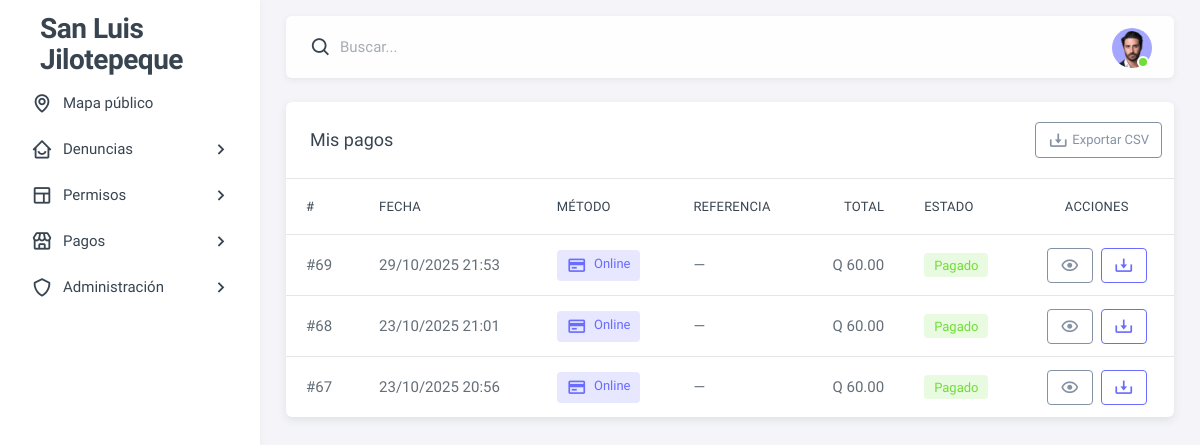
The app's page /mis-pagos/ (signed in), older data.
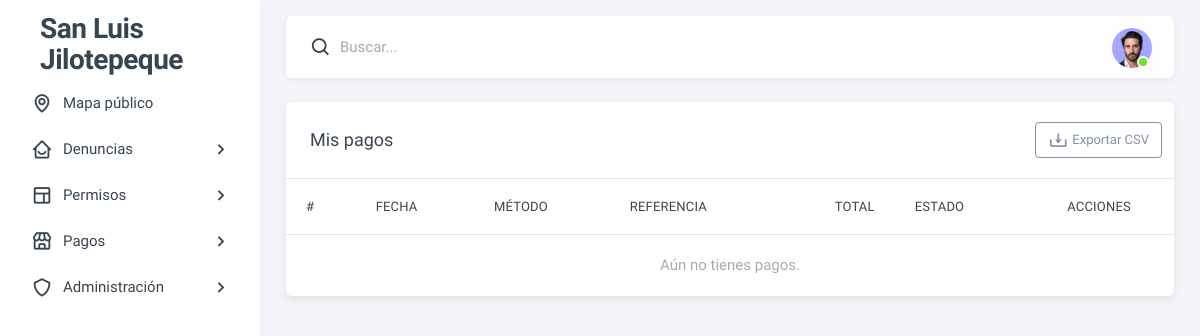
The same page, newer data.
### dashboard/models.py (models this page shows, shortened)
class Pago(models.Model):
    METODOS = [('caja','Caja'),('transferencia','Transferencia'),('tarjeta','Tarjeta'),('online','Online')]
    cuenta = models.ForeignKey(CuentaServicio, on_delete=models.PROTECT, related_name='pagos')
    fecha = models.DateTimeField(auto_now_add=True)
    metodo = models.CharField(max_length=20, choices=METODOS)
    referencia = models.CharField(max_length=100, blank=True, default='')
    monto = models.DecimalField(max_digits=10, decimal_places=2)
    usuario_registra = models.ForeignKey(settings.AUTH_USER_MODEL, null=True, blank=True, on_delete=models.SET_NULL)
    observaciones = models.TextField(blank=True, default='')

### dashboard/views/payments.py (the view)
# urls.py: path("mis-pagos/", pay_views.mis_pagos, name="mis_pagos"),
@login_required(login_url="login")
def mis_pagos(request):
    usuario = request.user
    qs = (Pago.objects
          .select_related("cuenta")
          .filter(cuenta__usuario=usuario)
          .order_by("-id"))
    f_ini = request.GET.get("f_ini")  # yyyy-mm-dd
    f_fin = request.GET.get("f_fin")
    metodo = request.GET.get("metodo")  # 'online', 'caja', etc.
    ref = request.GET.get("ref")
    fecha_field = "fecha"
    if not hasattr(Pago, fecha_field):
        fecha_field = "creado_en"
    if f_ini:
        d = parse_date(f_ini)
        if d:
            qs = qs.filter(**{f"{fecha_field}__date__gte": d})
    if f_fin:
        d = parse_date(f_fin)
        if d:
            qs = qs.filter(**{f"{fecha_field}__date__lte": d})
    if metodo:
        qs = qs.filter(metodo__iexact=metodo)
    if ref:
        qs = qs.filter(referencia__icontains=ref)
    paginator = Paginator(qs, 15)
    page = request.GET.get("page")
    pagos = paginator.get_page(page)
    metodos = (Pago.objects
               .filter(cuenta__usuario=usuario)
               .order_by()
               .values_list("metodo", flat=True)
               .distinct())
    ctx = {
        "pagos": pagos,
        "metodos": [m for m in metodos if m],  # limpia None
        "f_ini": f_ini or "",
        "f_fin": f_fin or "",
        "metodo_sel": metodo or "",
        "ref": ref or "",
        "fecha_field": fecha_field,
    }
    return render(request, "pagos/mis_pagos.html", ctx)

### dashboard/templates/pagos/mis_pagos.html (shortened to what this page needs)
{% extends "user/index.html" %}
{% load static %}
{% block content %}
<div class="card">
  <div class="d-flex justify-content-between align-items-center">
    <h5 class="card-header mb-0">Mis pagos</h5>
    <div class="pe-3">
      <a class="btn btn-sm btn-outline-secondary" href="{% url 'mis_pagos_csv' %}">
        <i class="bx bx-download me-1"></i> Exportar CSV
      </a>
    </div>
  </div>
  <div class="table-responsive text-nowrap">
    <table class="table">
      <thead>
        <tr>
          <th>#</th>
          <th>Fecha</th>
          <th>Método</th>
          <th>Referencia</th>
          <th class="text-end">Total</th>
          <th>Estado</th>
          <th class="text-center">Acciones</th>
        </tr>
      </thead>
      <tbody class="table-border-bottom-0">
        {% for p in pagos %}
        <tr>
          <td>#{{ p.id }}</td>
          <td>{{ p.fecha|date:"d/m/Y H:i" }}</td>
          <td>
            {% with metodo=p.metodo|default:"online" %}
              {% if metodo == "online" %}
                <span class="badge bg-label-primary"><i class="bx bx-credit-card me-1"></i> Online</span>
              {% elif metodo == "efectivo" %}
                <span class="badge bg-label-secondary"><i class="bx bx-money me-1"></i> Efectivo</span>
              {% else %}
                <span class="badge bg-label-info">{{ metodo|capfirst }}</span>
              {% endif %}
            {% endwith %}
          </td>
          <td>
            {% if p.referencia %}
              <code>{{ p.referencia }}</code>
            {% else %}
              —
            {% endif %}
          </td>
          <td class="text-end">Q {{ p.monto|floatformat:2 }}</td>
          <td>
            {% with estado=p.tx_estado|default:"success" %}
              {% if estado == "success" %}
                <span class="badge bg-label-success">Pagado</span>
              {% elif estado == "failed" %}
                <span class="badge bg-label-danger">Fallido</span>
              {% else %}
                <span class="badge bg-label-warning">{{ estado|capfirst }}</span>
              {% endif %}
            {% endwith %}
          </td>
          <td class="text-center">
            <div class="d-flex gap-2 justify-content-center">
              <a class="btn btn-sm btn-outline-secondary" href="{% url 'recibo_pago' p.id %}" title="Ver recibo">
                <i class="bx bx-show"></i>
              </a>
              <a class="btn btn-sm btn-outline-primary" href="{% url 'recibo_pago_pdf' p.id %}" title="Descargar PDF">
                <i class="bx bx-download"></i>
              </a>
            </div>
          </td>
        </tr>
        {% empty %}
        <tr>
          <td colspan="7" class="text-center text-muted py-5">Aún no tienes pagos.</td>
        </tr>
        {% endfor %}
      </tbody>
    </table>
  </div>
</div>
{% endblock %}

### dashboard/templates/user/index.html (shortened to what this page needs)
{% extends "base.html" %}
{% load static %}

### dashboard/templates/base.html (shortened to what this page needs)
{% load static %}
<!doctype html>
<html lang="es"
      class="light-style layout-menu-fixed layout-compact"
      dir="ltr"
      data-theme="theme-default"
      data-assets-path="{% get_static_prefix %}"
      data-template="vertical-menu-template-free"
      data-style="light">
<head>
  <link rel="stylesheet" href="{% static 'vendor/fonts/boxicons.css' %}" />
  <link rel="stylesheet" href="{% static 'vendor/css/core.css' %}" class="template-customizer-core-css" />
  <link rel="stylesheet" href="{% static 'vendor/css/theme-default.css' %}" class="template-customizer-theme-css" />
  <link rel="stylesheet" href="{% static 'css/demo.css' %}" />
  <link rel="stylesheet" href="{% static 'vendor/libs/perfect-scrollbar/perfect-scrollbar.css' %}" />
  <link rel="stylesheet" href="{% static 'vendor/libs/apex-charts/apex-charts.css' %}" />
</head>
<body>
  <div class="layout-wrapper layout-content-navbar">
    <div class="layout-container">
      <aside id="layout-menu" class="layout-menu menu-vertical menu bg-menu-theme">
      {% block sidebar %}
        {% include "partials/sidebar.html" %}
      {% endblock %}
    </aside>
      <div class="layout-page">
        <nav class="layout-navbar container-xxl navbar navbar-expand-xl navbar-detached align-items-center bg-navbar-theme" id="layout-navbar">
          <div class="navbar-nav-right d-flex align-items-center" id="navbar-collapse">
            <div class="navbar-nav align-items-center">
              <div class="nav-item d-flex align-items-center">
                <i class="bx bx-search bx-md"></i>
                <input type="text" class="form-control border-0 shadow-none ps-1 ps-sm-2" placeholder="Buscar..." />
              </div>
            </div>
            <ul class="navbar-nav flex-row align-items-center ms-auto">
              {% block navbar_right %}
              <li class="nav-item navbar-dropdown dropdown-user dropdown">
                <a class="nav-link dropdown-toggle hide-arrow p-0" href="#" data-bs-toggle="dropdown">
                  <div class="avatar avatar-online"><img src="{% static 'img/avatars/1.png' %}" alt class="w-px-40 h-auto rounded-circle" /></div>
                </a>
              </li>
              {% endblock %}
            </ul>
          </div>
        </nav>
        <div class="container-xxl flex-grow-1 container-p-y">
          {% block content %}{% endblock %}
        </div>
      </div>
    </div>
  </div>
</body>
</html>

### dashboard/templates/partials/sidebar.html (shortened to what this page needs)
<div class="app-brand demo">
  <a href="{% url 'index' %}" class="app-brand-link">
    <span class="app-brand-text demo menu-text fw-bold ms-2 d-flex flex-column lh-sm">
      <span>San Luis</span>
      <span>Jilotepeque</span>
    </span>
  </a>
</div>
<ul class="menu-inner py-1">
  <li class="menu-item">
    <a href="{% url 'mapa_publico' %}" class="menu-link">
      <i class="menu-icon tf-icons bx bx-map"></i>
      <div class="text-truncate">Mapa público</div>
    </a>
  </li>
  <li class="menu-item">
    <a href="javascript:void(0);" class="menu-link menu-toggle">
      <i class="menu-icon tf-icons bx bx-home-smile"></i>
      <div class="text-truncate">Denuncias</div>
    </a>
  </li>
  <li class="menu-item">
    <a href="javascript:void(0);" class="menu-link menu-toggle">
      <i class="menu-icon tf-icons bx bx-layout"></i>
      <div class="text-truncate">Permisos</div>
    </a>
  </li>
  <li class="menu-item">
    <a href="javascript:void(0);" class="menu-link menu-toggle">
      <i class="menu-icon tf-icons bx bx-store"></i>
      <div class="text-truncate">Pagos</div>
    </a>
  </li>
  {% if request.user.is_authenticated and request.user.is_staff %}
  <li class="menu-item">
    <a href="javascript:void(0);" class="menu-link menu-toggle">
      <i class="menu-icon tf-icons bx bx-shield"></i>
      <div class="text-truncate">Administración</div>
    </a>
  </li>
  {% endif %}
</ul>

### dashboard/static/css/demo.css (style rules this page uses)
.menu .app-brand.demo { height: 64px; margin-top: 12px; }
.app-brand-text.demo { font-size: 1.75rem; letter-spacing: -0.5px; }

Row changes from the older to the newer data that the page shows:
removed Pago: id "69", fecha "29/10/2025 21:53", metodo "online" (drawn), monto "60.00"
removed Pago: id "68", fecha "23/10/2025 21:01", metodo "online" (drawn), monto "60.00"
removed Pago: id "67", fecha "23/10/2025 20:56", metodo "online" (drawn), monto "60.00"
Text that changed along with them:
text now shown: "Aún no tienes pagos."
